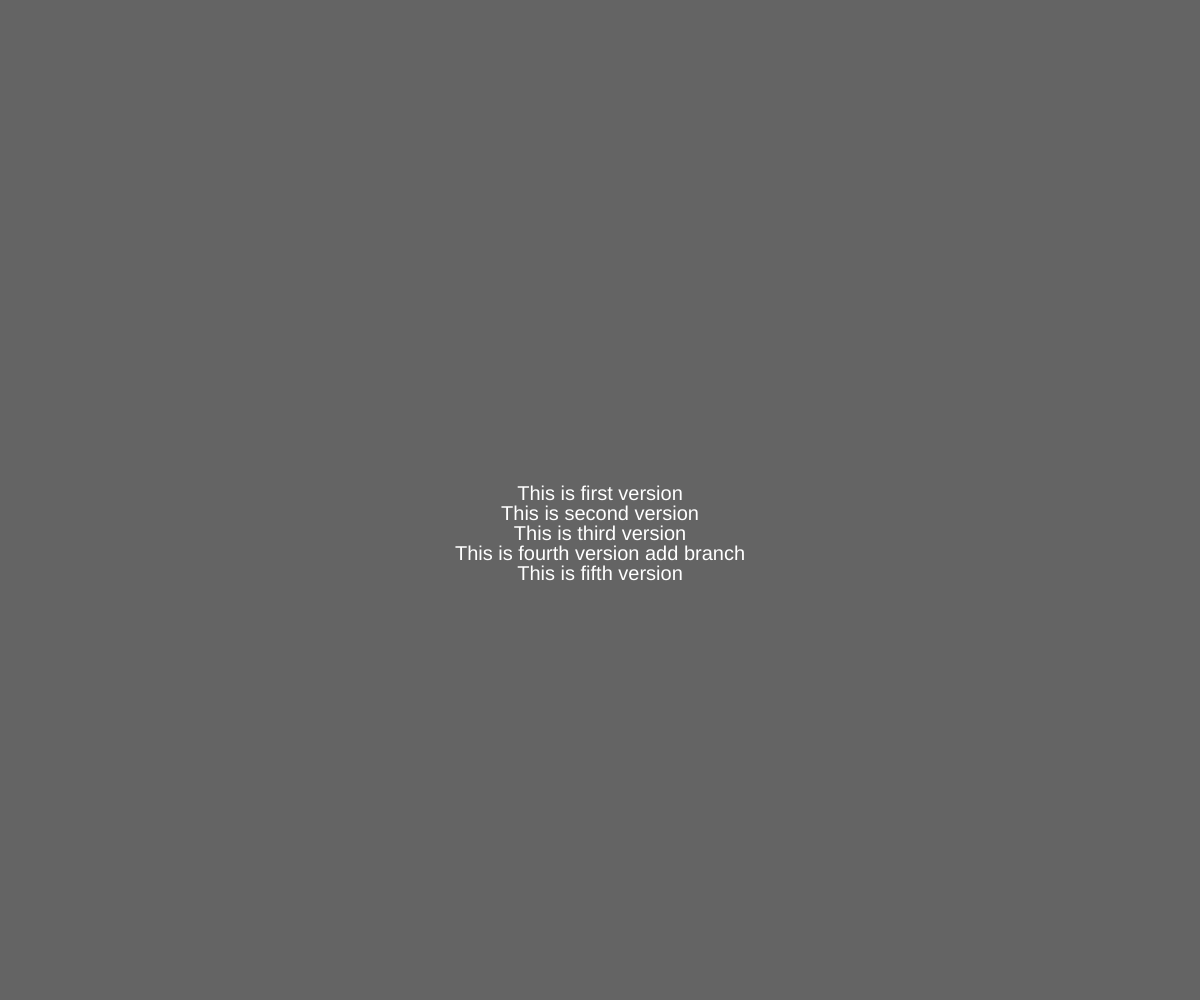
Frame 1 (no input)
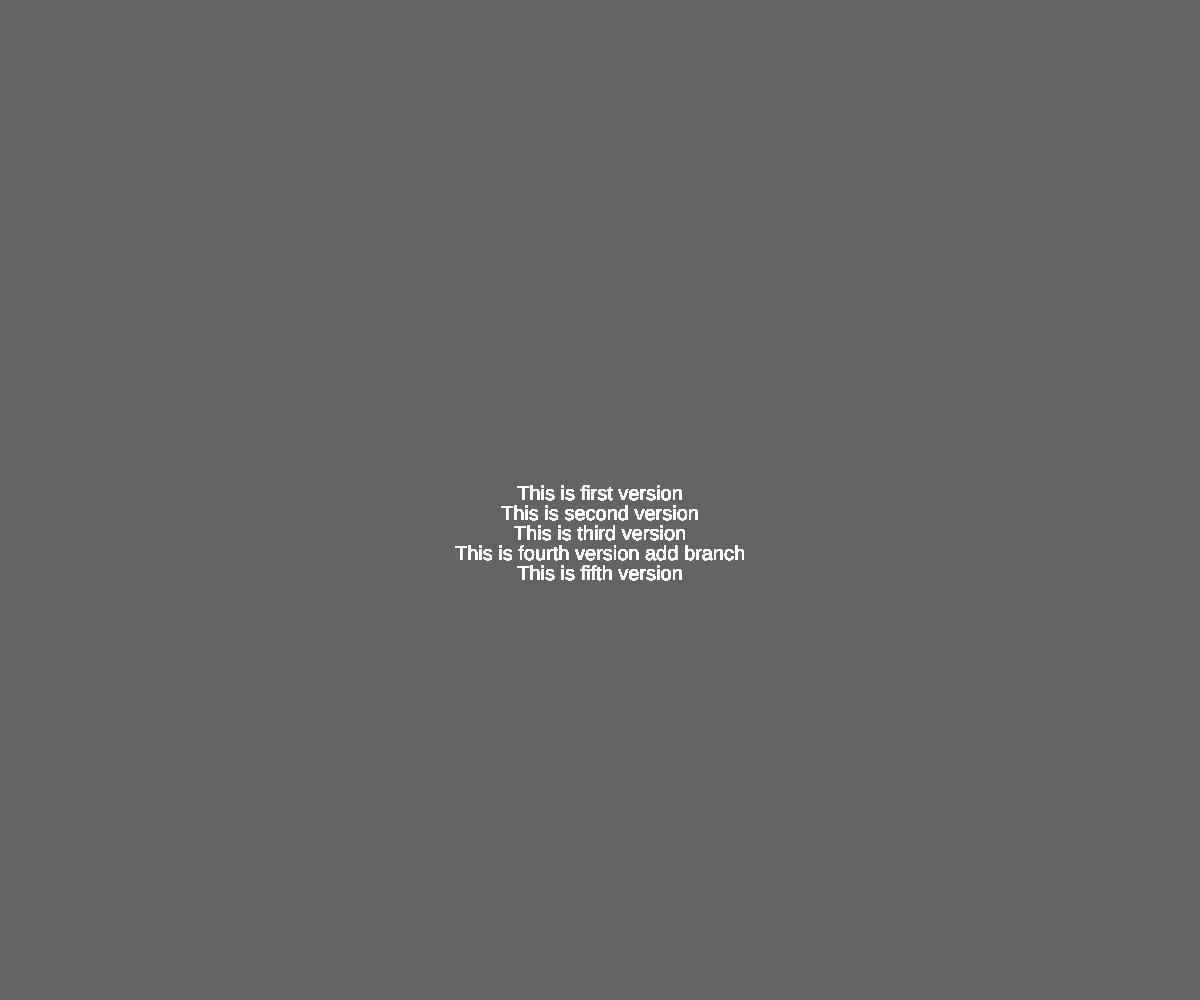
Frame 60 (no input)
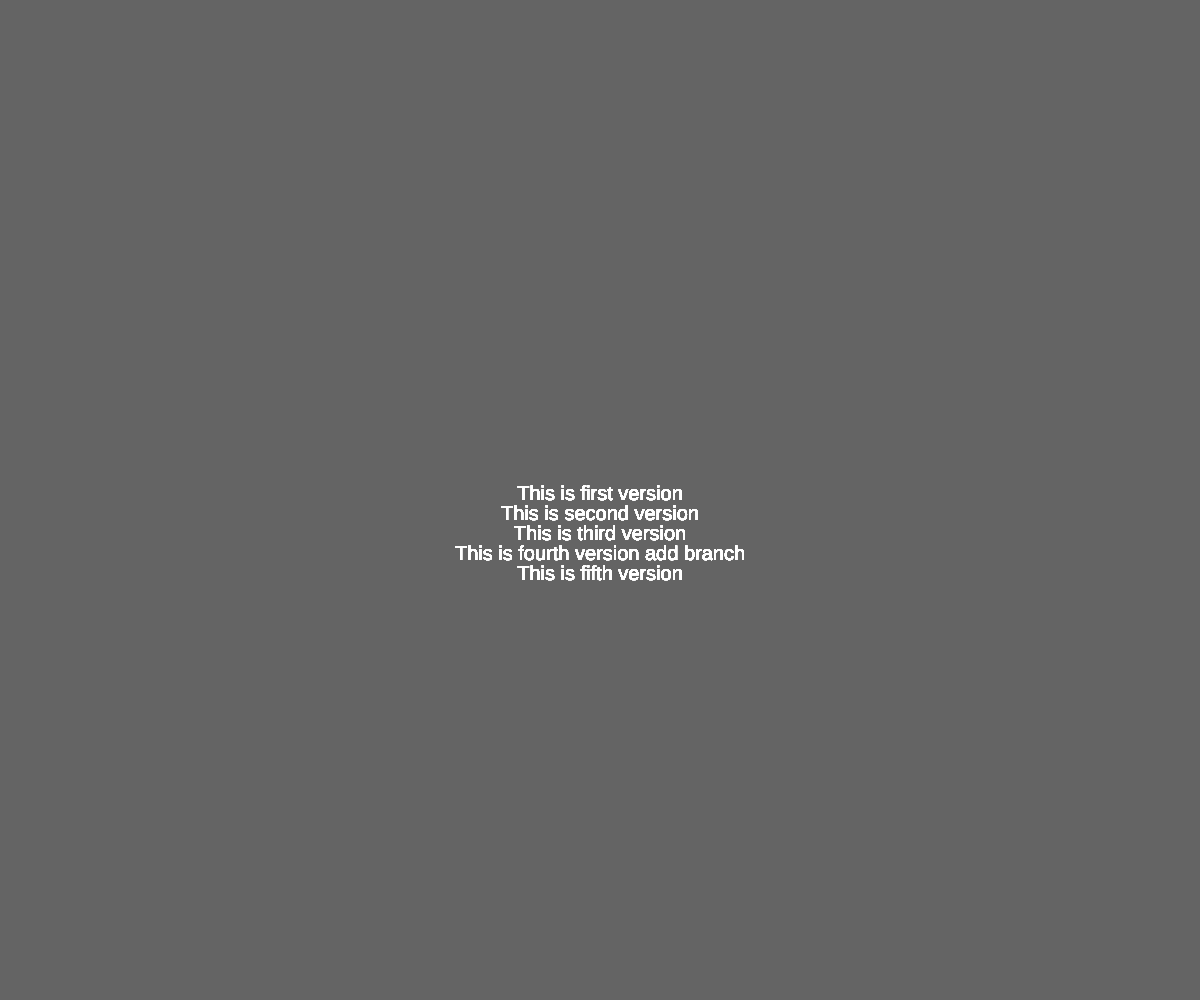
Frame 120 (the mouse pressed at the canvas centre since frame 60)

The p5.js sketch that drew these frames (run headless with seeded random() and noise() and a simulated clock; from frame 60 on, the mouse is pressed at the canvas centre):

// p5.js sketch
// ── sketch.js
function setup() {
	createCanvas(windowWidth, windowHeight);
	background(100)
}

function draw() {
	textAlign(CENTER)
	fill(255)
	textSize(20)
	text('This is first version', width/2, height/2);
	text('This is second version', width/2, height/2+20);
	text('This is third version', width/2, height/2+40);
	text('This is fourth version add branch', width/2, height/2+60);
	text('This is fifth version', width/2, height/2+80);
}
